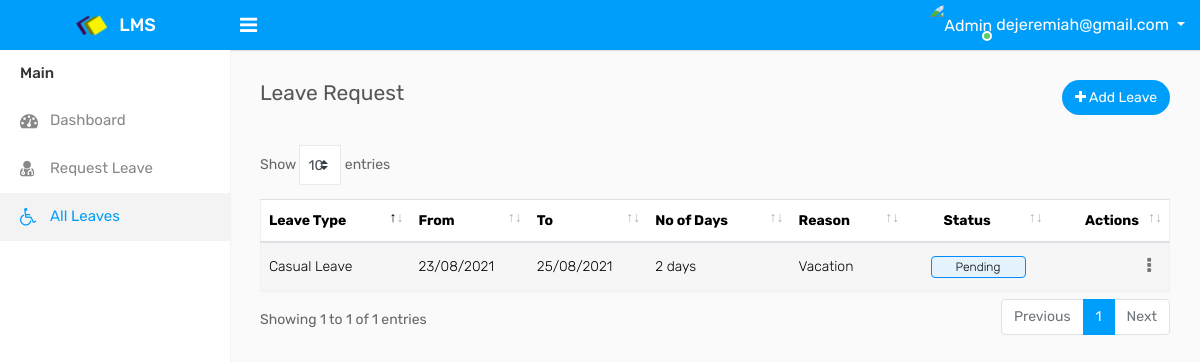
The page /employee/leaves.php (signed in) on the database its author committed.
### tables this page shows
CREATE TABLE `leaves` (
  `id` int(11) NOT NULL,
  `employeeName` varchar(100) NOT NULL,
  `employeeEmail` varchar(100) NOT NULL,
  `leaveType` varchar(20) NOT NULL,
  `startDate` varchar(10) NOT NULL,
  `endDate` varchar(10) NOT NULL,
  `duration` int(10) NOT NULL,
  `reason` text NOT NULL,
  `status` varchar(10) NOT NULL
);

### employee/leaves.php (the view, shortened to what this page needs)
<!DOCTYPE html>
<html lang="en">
<head>
    <link rel="stylesheet" type="text/css" href="../assets/css/bootstrap.min.css">
    <link rel="stylesheet" type="text/css" href="../assets/css/font-awesome.min.css">
    <link rel="stylesheet" type="text/css" href="../assets/css/dataTables.bootstrap4.min.css">
    <link rel="stylesheet" type="text/css" href="../assets/css/select2.min.css">
    <link rel="stylesheet" type="text/css" href="../assets/css/bootstrap-datetimepicker.min.css">
    <link rel="stylesheet" type="text/css" href="../assets/css/style.css">
    <link rel="stylesheet" type="text/css" href="../assets/izitoast/css/iziToast.min.css">
</head>
<?php
include "../db/connection.php";
$email = $_SESSION['email'];
?>
<body>
    <div class="main-wrapper">
        <div class="header">
			<div class="header-left">
				<a href="dashborad.php" class="logo">
					<img src="../assets/img/logo.png" width="35" height="35" alt=""> <span>LMS</span>
				</a>
			</div>
            <a id="toggle_btn" href="javascript:void(0);"><i class="fa fa-bars"></i></a>
                    <ul class="nav user-menu float-right">
             <li class="nav-item dropdown has-arrow">
                    <a href="#" class="dropdown-toggle nav-link user-link" data-toggle="dropdown">
                        <span class="user-img">
							<img class="rounded-circle" src="../assets/img/account.png" width="24" alt="Admin">
							<span class="status online"></span>
						</span>
                        <span><?php echo $email ?></span>
                    </a>
                </li>
            </ul>
        </div>
        <div class="sidebar" id="sidebar">
            <div class="sidebar-inner slimscroll">
                <div id="sidebar-menu" class="sidebar-menu">
                    <ul>
                    <li class="menu-title">Main</li>
                        <li>
                            <a href="dashboard.php"><i class="fa fa-dashboard"></i> <span>Dashboard</span></a>
                        </li>
						<li>
                            <a href="request-leave.php"><i class="fa fa-user-md"></i> <span>Request Leave</span></a>
                        </li>
                        <li class="active">
                            <a href="leaves.php"><i class="fa fa-wheelchair"></i> <span>All Leaves</span></a>
                        </li>
                    </ul>
                </div>
            </div>
        </div>
        <div class="page-wrapper">
            <div class="content">
                <div class="row">
                    <div class="col-sm-8 col-6">
                        <h4 class="page-title">Leave Request</h4>
                    </div>
                    <div class="col-sm-4 col-6 text-right m-b-30">
                        <a href="request-leave.php" class="btn btn-primary btn-rounded float-right"><i class="fa fa-plus"></i> Add Leave</a>
                    </div>
                </div>
                <div class="row">
                    <div class="col-md-12">
                        <div class="table-responsive">
                            <table class="table table-striped custom-table mb-0 datatable">
                                <thead>
                                    <tr>
                                        <th>Leave Type</th>
                                        <th>From</th>
                                        <th>To</th>
                                        <th>No of Days</th>
                                        <th>Reason</th>
                                        <th class="text-center">Status</th>
                                        <th class="text-right">Actions</th>
                                    </tr>
                                </thead>
                                <tbody>
<?php
$query = "SELECT * FROM leaves WHERE `employeeEmail` ='$email'";
$query_run = mysqli_query($link, $query);
while($row = mysqli_fetch_array($query_run)){
    $leaveType = $row['leaveType'];
    $startDate = $row['startDate'];
    $endDate = $row['endDate'];
    $duration = $row['duration'];
    $reason = $row['reason'];
    $status = $row['status'];
?>
                                    <tr>
                                        <td><?php echo $leaveType ?></td>
                                        <td><?php echo $startDate ?></td>
                                        <td><?php echo $endDate ?></td>
                                        <td><?php echo $duration ?> days</td>
                                        <td><?php echo $reason ?></td>
                                        <td class="text-center">
                                            <?php
                                                if($status == 'Pending'){
                                            ?>
                                                <a class="custom-badge status-blue" >
                                                    Pending
                                                </a>
                                            <?php
                                                } else if($status == 'Declined'){
                                            ?>
                                                <a class="custom-badge status-red" >
                                                    Declined
                                                </a>
                                            <?php
                                                } else if($status == 'Approved'){
                                            ?>
                                                    <a class="custom-badge status-green" >
                                                        Declined
                                                    </a>
                                            <?php
                                                }
                                            ?>
                                        </td>
                                        <td class="text-right">
                                            <div class="dropdown dropdown-action">
                                                <a href="#" class="action-icon dropdown-toggle" data-toggle="dropdown" aria-expanded="false"><i class="fa fa-ellipsis-v"></i></a>
                                            </div>
                                        </td>
                                    </tr>
<?php
}
?>
                                </tbody>
                            </table>
                        </div>
                    </div>
                </div>
            </div>
        </div>
    </div>
</body>
</html>

### rows shown on the page
leaves: leaveType "Casual Leave", startDate "23/08/2021", endDate "25/08/2021", duration "2", reason "Vacation", status "Pending"

### other values the page prints
$email "dejeremiah@gmail.com"
